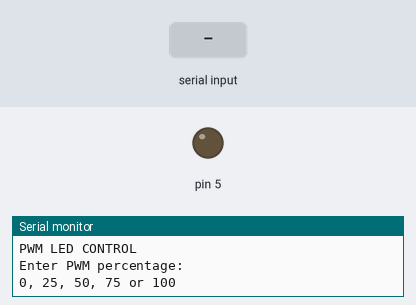
A sketch run on a simulated Arduino Uno, built with avr-gcc and run on an emulated ATmega328P. Shown: output pins drawn as LEDs (lit = HIGH), the last lines printed to the serial monitor. The test bench sets the inputs (shaded band).

Above: at 1.2 s.
1.3 s: "25\n" received over Serial
At 1.9 s:
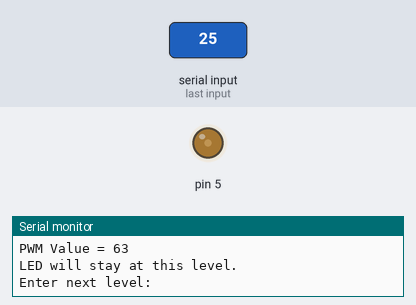
2.8 s: "50\n" received over Serial
At 3.1 s:
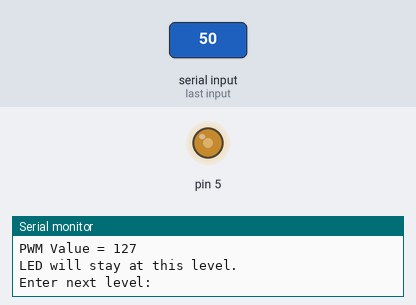
4.3 s: "75\n" received over Serial
At 5.4 s:
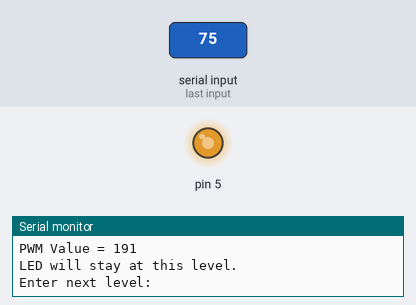
5.8 s: "100\n" received over Serial
At 6.6 s:
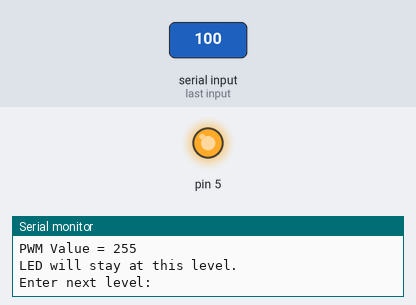
Timing chart, 0 to 8.3 s (numbered marks = the images above; inputs shaded):
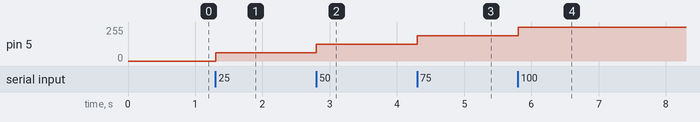

Measured:
- after the input at 1.3 s, pin 5: 0/255 → 63/255 at once
- after the input at 2.8 s, pin 5: 63/255 → 127/255 at once
- after the input at 4.3 s, pin 5: 127/255 → 191/255 at once
- after the input at 5.8 s, pin 5: 191/255 → 255/255 at once

The sketch:

Arduino.ino
```cpp
int pwmValue;
int percentage;

void setup()
{
  pinMode(5, OUTPUT);

  Serial.begin(9600);

  analogWrite(5, 0);

  Serial.println("PWM LED CONTROL");
  Serial.println("Enter PWM percentage:");
  Serial.println("0, 25, 50, 75 or 100");
}

void loop()
{
  if (Serial.available() > 0)
  {
    percentage = Serial.parseInt();

    if (percentage == 0 ||
        percentage == 25 ||
        percentage == 50 ||
        percentage == 75 ||
        percentage == 100)
    {
      // Convert percentage to PWM value
      pwmValue = (percentage * 255) / 100;

      analogWrite(5, pwmValue);

      Serial.print("PWM = ");
      Serial.print(percentage);
      Serial.println("%");

      Serial.print("PWM Value = ");
      Serial.println(pwmValue);

      Serial.println("LED will stay at this level.");
      Serial.println("Enter next level:");
    }
    else
    {
      Serial.println("Invalid!");
      Serial.println("Enter only 0, 25, 50, 75 or 100.");
    }

    // Clear remaining Serial data
    while (Serial.available())
    {
      Serial.read();
    }
  }
}
```
